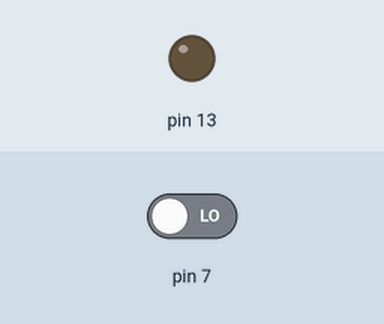
A sketch run on a simulated Arduino Uno, built with avr-gcc and run on an emulated ATmega328P. Parts: output pins drawn as LEDs (lit = HIGH). The test bench sets the inputs (shaded band); at power-on: pin 7 LOW.

Above: at 1.2 s.
1.3 s: pin 7 driven HIGH
At 1.6 s:
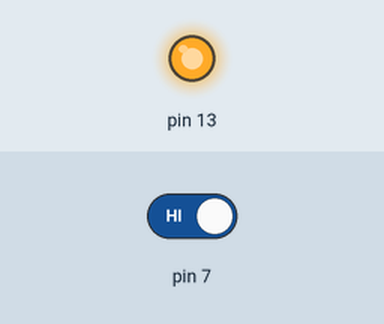
2.8 s: pin 7 driven LOW
At 3.9 s:
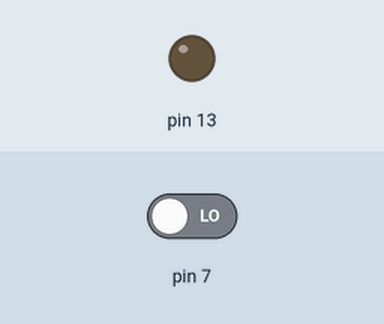
Timing chart, 0 to 5.8 s (numbered marks = the images above; inputs shaded):
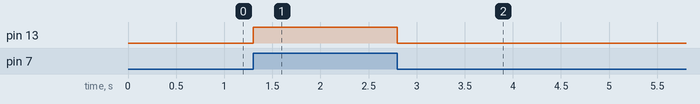

Measured:
- after the input at 1.3 s, pin 13: LOW → HIGH at once
- after the input at 2.8 s, pin 13: HIGH → LOW at once

The sketch:

przycisk.ino
```cpp
bool S1 = 0;

void setup()
{
  pinMode(13,OUTPUT);
  pinMode(7, INPUT);
  digitalWrite(13, HIGH);
}

void loop()
{
  S1 = digitalRead(7);
  if(S1)
    digitalWrite(13, HIGH);
  else
    digitalWrite(13, LOW);
}
```
